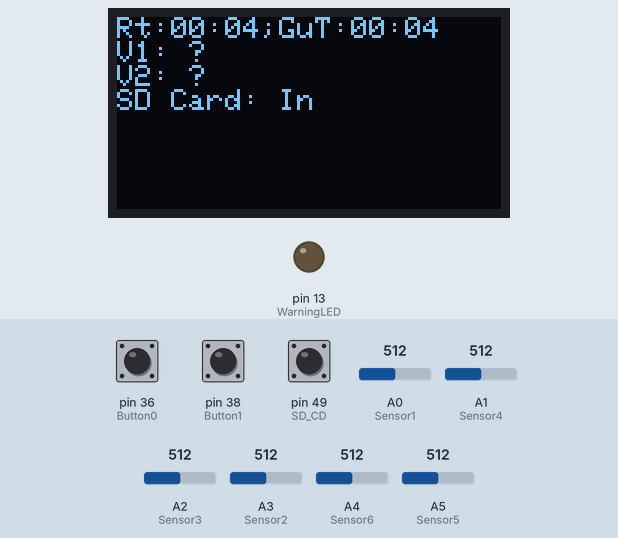
The sketch below on a simulated Arduino Mega 2560, built with avr-gcc and run on an emulated ATmega2560. On the bench: 128×64 one-colour display, output pins drawn as LEDs (lit = HIGH). The test bench sets the inputs (shaded band); at power-on: pin 36 (Button0) LOW, pin 49 (SD_CD) HIGH, pin 38 (Button1) LOW, A0 (Sensor1) = 512, A1 (Sensor4) = 512, A2 (Sensor3) = 512, A3 (Sensor2) = 512, A4 (Sensor6) = 512, A5 (Sensor5) = 512. The display library's start-up logo is not drawn; pins used as bus, display or sensor lines are not drawn.

Above: at 5.2 s.
5.3 s: pin 36 (Button0) pulled HIGH for 0.15 s
At 5.49 s:
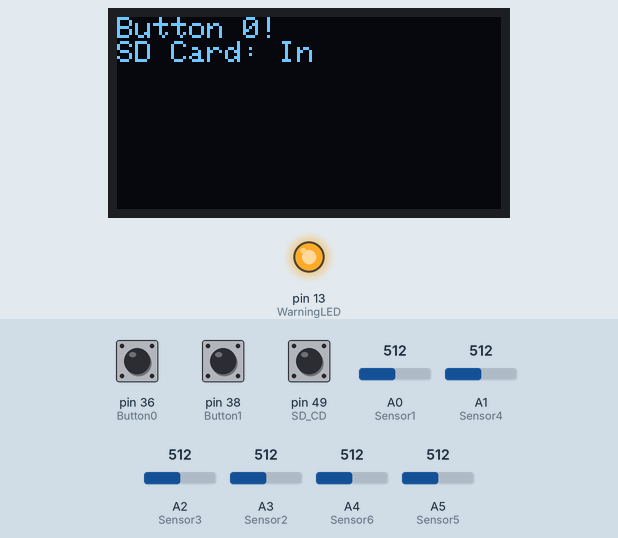
7.0 s: pin 49 (SD_CD) pulled LOW for 1 s
At 8.9 s:
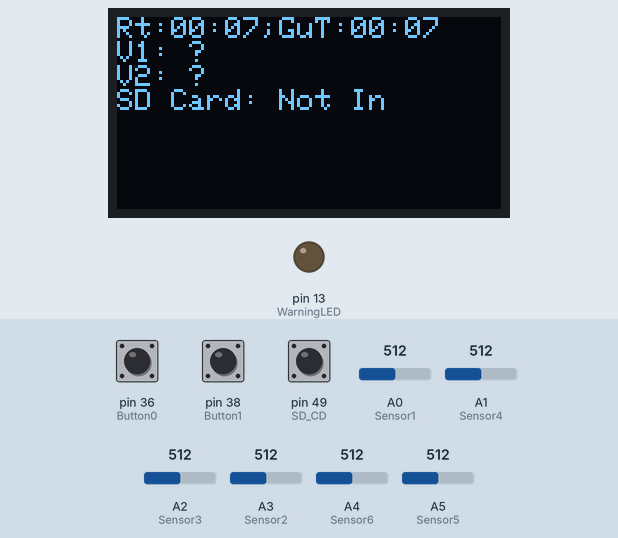
10.7 s: pin 38 (Button1) pulled HIGH for 0.15 s
At 12.2 s:
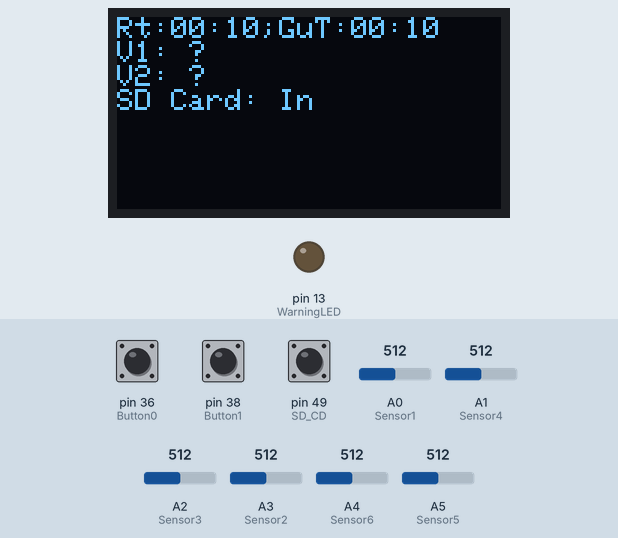
12.4 s: pin 49 (SD_CD) pulled LOW for 1 s
At 13.9 s:
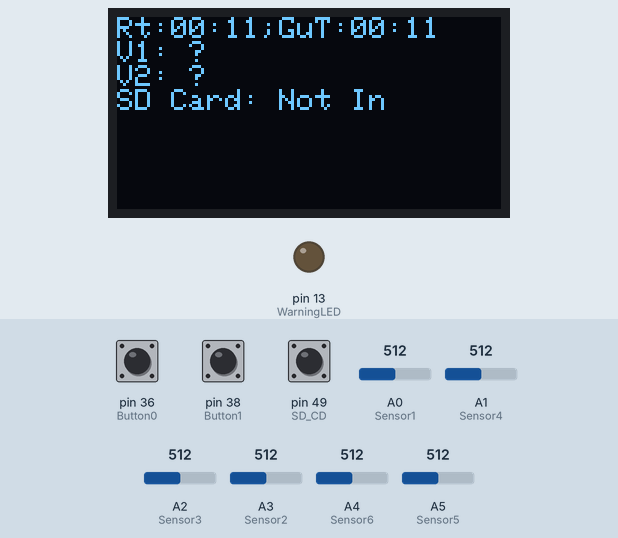
16.0 s: pin 36 (Button0) pulled HIGH for 3.2 s
At 20.5 s:
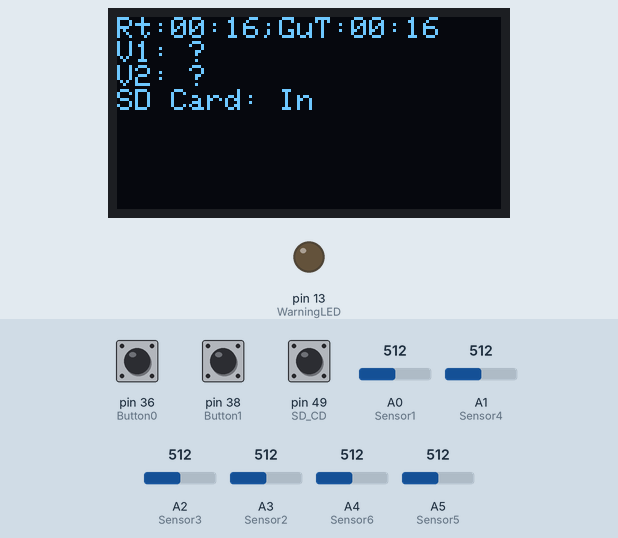
20.8 s: pin 38 (Button1) pulled HIGH for 3.2 s
At 22.0 s:
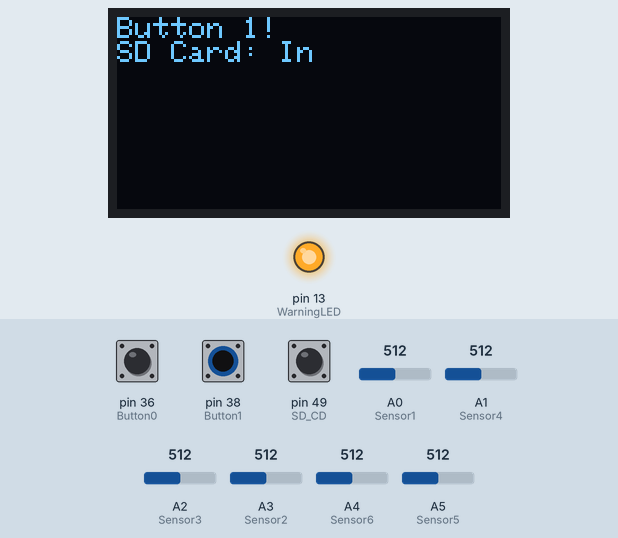
Timing chart, 0 to 25.6 s (numbered marks = the images above; inputs shaded):
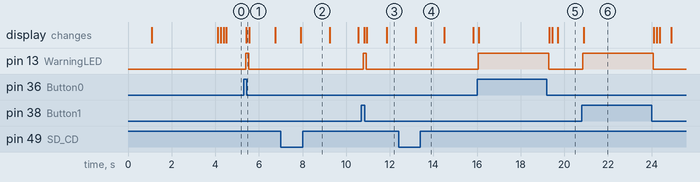

The sketch:

test.ino
```cpp
#include <Wire.h>
#include <Adafruit_SSD1306.h>
#include <ADAFRUIT_GFX.h>
#include <SPI.h>

#include "SD.h"

////SPI////////////////////////////////////////
#define MOSI        51   //SPI MOSI; D1 on LCD screen
#define CLK         52   //SPI CLK; D0 on LCD Screen
#define OLED_DC    33 //OLED_DC
#define OLED_CS    31 //OLED Chip Select
#define OLED_RESET 35 //OLED Reset
#define MISO       50 //SPI MISO
#define SD_CS      53 //SD Chip Select
#define SD_CD       49  //Card Detect (needs 10k pullup resistor!!)

////I/O///////////////////////////////////
#define Button0 36
#define Button1 38
#define SensorEnable 26
#define Sensor1 A0
#define Sensor2 A3
#define Sensor3 A2
#define Sensor4 A1
#define Sensor5 A5
#define Sensor6 A4
#define WarningLED 13
/////Variables/////////////////////////////////
#define MILLIS_PER_SEC 1000

//////////////////Globals////////////////
Adafruit_SSD1306 display(MOSI, CLK, OLED_DC, OLED_RESET, OLED_CS);

static unsigned int lastTicks;
static unsigned int secondsSinceGetup; //the system time since the user got up
static unsigned int maxSitTimeInSeconds;
static unsigned int minutes, seconds, milliseconds ;
static String sdState = "In" ;
Sd2Card card;
SdVolume volume;
SdFile root;

//////////////////Main////////////////
void setup()   {
  //if (Serial1 || Serial2 || Serial3)
          Serial.begin(9600);
  display.begin(SSD1306_SWITCHCAPVCC);
  display.display();
  delay(1000);
  display.clearDisplay();
  display.setTextSize(1);
  display.setTextColor(WHITE);
  pinMode(SD_CD, INPUT_PULLUP); //Setup pin to read if a card is inserted
  lastTicks = 0;
  secondsSinceGetup = 0;
  maxSitTimeInSeconds = 10;
  minutes = 0;
  seconds = 0;
  milliseconds = 0;
  //noTone(SPEAKER);
  display.clearDisplay();
  display.setCursor(0,0);
  pinMode(Button0, INPUT);
  pinMode(Button1, INPUT);
  pinMode(WarningLED, OUTPUT);


  if (!card.init(SPI_HALF_SPEED, SD_CS)) {
      display.print("!!!!!!!!!\nSD card\nFailed to init!");
      display.display();
      while (1);
  }  else {
           display.print("SD card OK");
      display.display();
      delay(3000);
  }

}

void loop()
{
    pinMode(SensorEnable, OUTPUT);
  digitalWrite(SensorEnable, HIGH);

  //digitalWrite(SensorEnable, HIGH);
  int   button0Val = digitalRead(Button0), button1Val = digitalRead(Button1),
        adcVal1 = analogRead(Sensor1), adcVal2 = analogRead(Sensor2),
        adcVal3 = analogRead(Sensor3), adcVal4 = analogRead(Sensor4),
        adcVal5 = analogRead(Sensor5), adcVal6 = analogRead(Sensor6);
  float voltage1 = adcVal1 * (5.0 / 1023.0), voltage2 = adcVal2 * (5.0/1023.0),
        voltage3 = adcVal3 * (5.0 / 1023.0), voltage4 = adcVal4 * (5.0/1023.0),
        voltage5 = adcVal5 * (5.0 / 1023.0), voltage6 = adcVal6 * (5.0/1023.0);
  char runtime[64], serialStr[64];
 // digitalWrite(SensorEnable, LOW);

  milliseconds += (millis() - lastTicks);

  //Light LED if either button is high
  if (button0Val == HIGH) {
    digitalWrite(WarningLED, HIGH);
     sprintf(runtime,"Button 0!\n");
  } else if (button1Val == HIGH) {
    digitalWrite(WarningLED, HIGH);
     sprintf(runtime,"Button 1!\n");
  }
  else {
      digitalWrite(WarningLED, LOW);

        if (milliseconds >= MILLIS_PER_SEC) { //1000 milliseconds per sec
            milliseconds -= MILLIS_PER_SEC;
            seconds++;
            secondsSinceGetup++;

            if (digitalRead(SD_CD) == LOW) {
              sdState = "Not In";
            } else {
              sdState = "In";
            }
        }
        if (seconds >= 60) {
           seconds -= 60;
           minutes++;
        }

        if (voltage1 > 4.0 && voltage2 > 4.0) {
          secondsSinceGetup = 0;
        }
        if (secondsSinceGetup >= maxSitTimeInSeconds) {
         // tone(SPEAKER, 700, .1);
        } else {
          //noTone(SPEAKER);
        }
        sprintf(runtime,"Rt:%02d:%02d;GuT:%02d:%02d\nV1:%02f\nV2:%02f\n",
                      minutes, seconds, (secondsSinceGetup / 60), secondsSinceGetup % 60,
                      voltage1, voltage2);

       //n switch (seconds % 3) {
       //     case (0): sprintf(runtime,"Rt:%02d:%02d;GuT:%02d:%02d\nV1:%02f\nV2:%02f\n",
      //                minutes, seconds, (secondsSinceGetup / 60), secondsSinceGetup % 60,
       //               voltage1, voltage2);
       //               break;
       //     case (1):   sprintf(runtime,"Rt:%02d:%02d;GuT:%02d:%02d\nV3:%02f\nV4:%02f\n",
       //               minutes, seconds, (secondsSinceGetup / 60), secondsSinceGetup % 60,
       //               voltage3, voltage4);
      //                break;
      //      case (2):   sprintf(runtime,"Rt:%02d:%02d;GuT:%02d:%02d\nV5:%02f\nV6:%02f\n",
      //                minutes, seconds, (secondsSinceGetup / 60), secondsSinceGetup % 60,
      //                voltage5, voltage6);
      //                break;
     //   }
  }


  display.clearDisplay();
  display.setCursor(0,0);
  display.print(runtime);
  display.print("SD Card: ");
  display.print(sdState);
  display.display();
  lastTicks = millis();
  delay(100);
}
```

Measured:
- after the input at 5.3 s, pin 13 (WarningLED): LOW → HIGH after 0.10 s, → LOW 0.13 s later; the display: changes after 0.13 s (image 1)
- after the input at 7.0 s, the display: changes after 0.93 s (image 2)
- after the input at 10.7 s, pin 13 (WarningLED): LOW → HIGH after 0.09 s, → LOW 0.13 s later; the display: first changes after 0.12 s (image 3 shows a later state)
- after the input at 12.4 s, the display: changes after 0.79 s (image 4)
- after the input at 16.0 s, pin 13 (WarningLED): LOW → HIGH after 0.05 s, → LOW 3.2 s later; the display: first changes after 0.08 s (image 5 shows a later state)
- after the input at 20.8 s, pin 13 (WarningLED): LOW → HIGH after 0.05 s, → LOW 3.2 s later; the display: changes after 0.08 s (image 6)
